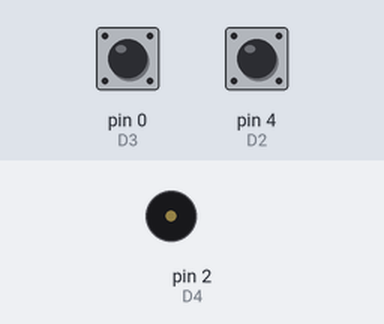
Recording of a sketch running on a simulated Arduino Uno, built with avr-gcc and run on an emulated ATmega328P. On the bench: buzzer (waves = sounding). Inputs (shaded band) come from the test bench; at power-on: pin 0 (D3) HIGH, pin 4 (D2) HIGH.

Above: at 1.2 s.
1.3 s: pin 0 (D3) pulled LOW for 1 s
At 1.6 s:
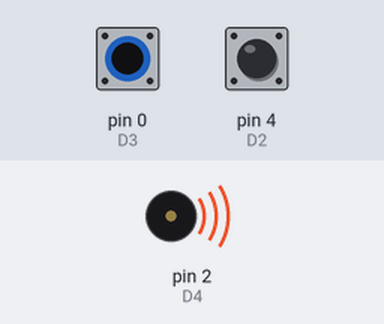
4.3 s: pin 4 (D2) pulled LOW for 3.2 s
At 7.8 s:
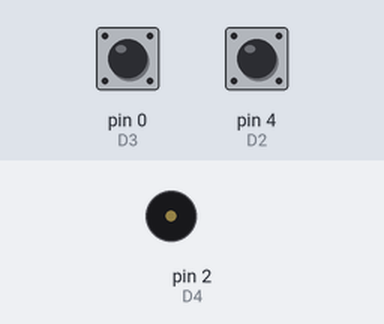
9.0 s: pin 0 (D3) pulled LOW for 3.2 s
At 9.17 s:
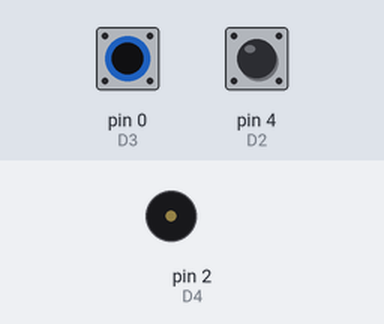
Timing chart, 0 to 13.6 s (numbered marks = the images above; inputs shaded):
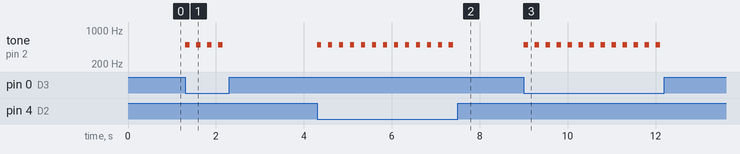

Measured:
- after the input at 1.3 s, tone on pin 2 (D4): alternates 500 Hz for 0.10 s and silent for 0.15 s, 8 changes in all, then stays silent, starting at once
- after the input at 4.3 s, tone on pin 2 (D4): alternates 500 Hz for 0.10 s and silent for 0.15 s, 26 changes in all, then stays silent, starting at once
- after the input at 9.0 s, tone on pin 2 (D4): alternates 500 Hz for 0.10 s and silent for 0.15 s, 26 changes in all, then stays silent, starting at once

The sketch:

simpleBuzzer.ino
```cpp
#define D4 2
#define D3 0
#define D2 4

void setup() {
  // put your setup code here, to run once:
  pinMode(D4, OUTPUT);
  pinMode(D3, INPUT_PULLUP);
  pinMode(D2, INPUT_PULLUP);
}

void loop() {
  // put your main code here, to run repeatedly:
  if (digitalRead(D3) == LOW  || digitalRead(D2) == LOW) {
    tone(D4, 500, 100);
    delay(250);
    noTone(D4);
  }
}
```
